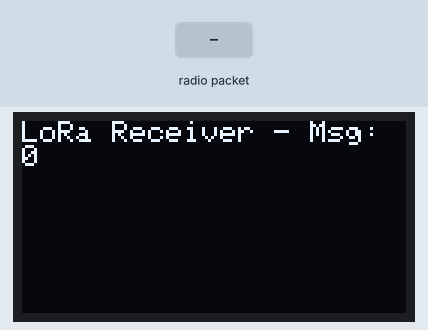
Simulated run of this sketch. Board: Arduino Uno, built for the host (arithmetic inside an expression is 32-bit, double 64-bit). On the bench: 128×64 one-colour display. The test bench sets the inputs (shaded band). No radio packets arrive unless stated; what the sketch prints to the serial monitor is not drawn.

Above: at 1.2 s.
1.3 s: radio packet "1" arrives
At 2.0 s:
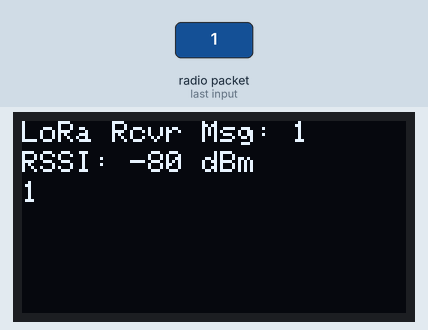
2.8 s: radio packet "0" arrives
At 3.2 s:
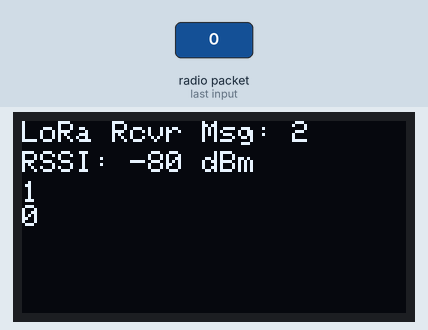
4.3 s: radio packet "2" arrives
At 5.5 s:
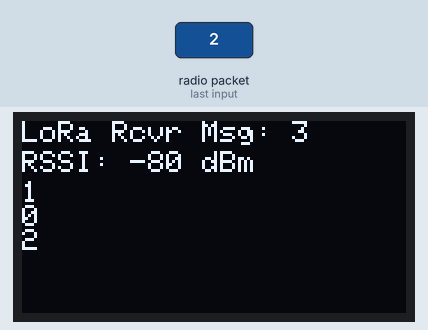
Timing chart, 0 to 7.3 s (numbered marks = the images above; inputs shaded):
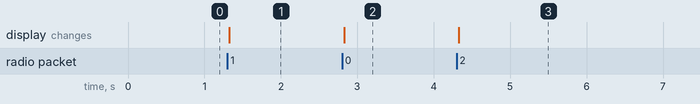

Measured:
- after the input at 1.3 s, the display: changes at once (image 1)
- after the input at 2.8 s, the display: changes at once (image 2)
- after the input at 4.3 s, the display: changes at once (image 3)

The sketch:

1LoraReceiverV2.ino
```cpp
//alıcı için alınan mesaj counter eklendi,RSSI ve yeni gelen mesajlar ekranda kayarak yazdırılıyor. Biraz daha yakışıklı oldu :)

#include <SPI.h>
#include <LoRa.h>
#include <Wire.h>
#include <Adafruit_GFX.h>
#include <Adafruit_SSD1306.h>

// Pin definitions
#define SCK 5      // GPIO5 - SCK
#define MISO 19    // GPIO19 - MISO
#define MOSI 27    // GPIO27 - MOSI
#define SS 18      // GPIO18 - CS
#define RST 14     // GPIO14 - RESET
#define DI0 26     // GPIO26 - IRQ

#define SCREEN_WIDTH 128
#define SCREEN_HEIGHT 64
#define OLED_RESET -1

Adafruit_SSD1306 display(SCREEN_WIDTH, SCREEN_HEIGHT, &Wire, OLED_RESET);

int messageCount = 0;

void setup() {
  // Start serial communication
  Serial.begin(115200);
  while (!Serial);

  // Start OLED display
  if(!display.begin(SSD1306_SWITCHCAPVCC, 0x3C)) { // 0x3C is the I2C address for the OLED display
    Serial.println(F("SSD1306 allocation failed"));
    for(;;);
  }
  display.clearDisplay();
  display.setTextSize(1);
  display.setTextColor(SSD1306_WHITE);
  display.setCursor(0, 0);
  display.print("LoRa Receiver - Msg: 0");
  display.display();

  Serial.println("Starting LoRa Receiver...");

  // Start SPI pins
  SPI.begin(SCK, MISO, MOSI, SS);

  // Start LoRa module
  LoRa.setPins(SS, RST, DI0);
  if (!LoRa.begin(433E6)) { // Using 433 MHz frequency
    Serial.println("LoRa Initialization Failed!");
    while (1);
  }
  Serial.println("LoRa Initialized.");
}

void loop() {
  // Check for incoming packet
  int packetSize = LoRa.parsePacket();
  if (packetSize) {
    // Increment message count
    messageCount++;

    // Read message
    String incoming = "";
    while (LoRa.available()) {
      incoming += (char)LoRa.read();
    }

    // Get RSSI of the received packet
    int rssi = LoRa.packetRssi();

    // Display message on serial port
    Serial.print("MSG: ");
    Serial.println(incoming);
    Serial.print("RSSI: ");
    Serial.println(rssi);

    // Update OLED display
    display.clearDisplay();
    display.setTextSize(1);
    display.setCursor(0, 0);
    display.printf("LoRa Rcvr Msg: %d", messageCount);

    // Display RSSI on the second line
    display.setCursor(0, 10);
    display.printf("RSSI: %d dBm", rssi);

    // Display messages starting from the third line
    display.setCursor(0, 20);

    static String allMessages = "";
    allMessages += incoming + "\n";

    // Ensure messages do not exceed display capacity
    int maxLines = SCREEN_HEIGHT / 8 - 2; // Height of one line is 8 pixels; first two lines are reserved
    int lineCount = 0;

    for (int i = allMessages.length() - 1; i >= 0 && lineCount < maxLines; --i) {
      if (allMessages[i] == '\n') {
        lineCount++;
      }
    }

    int startIdx = allMessages.indexOf('\n', allMessages.length() - lineCount * maxLines);
    if (startIdx == -1) {
      startIdx = 0;
    }

    display.print(allMessages.substring(startIdx));
    display.display();
  }
}
```
